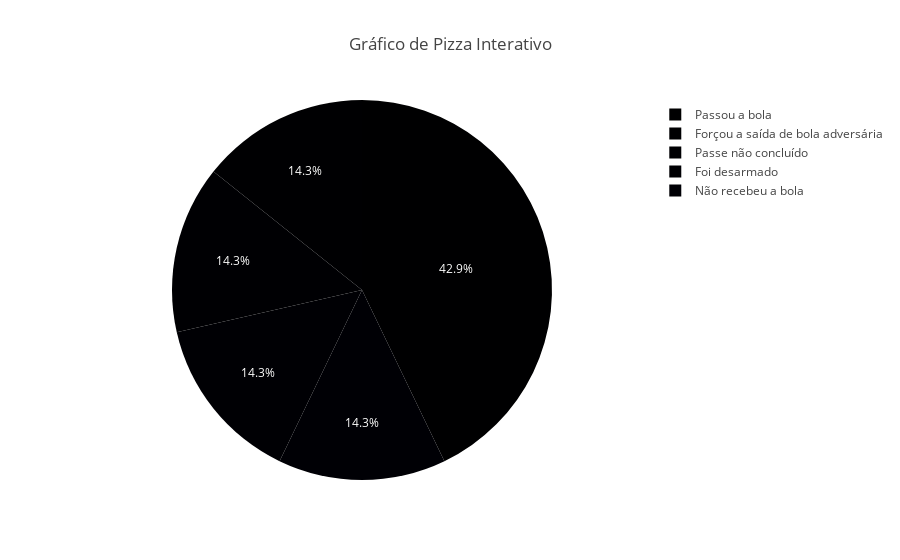

Here is the notebook cell this chart was saved with:
### Code cell
import json 
with open('dados/quebra.json', 'r') as f:
    data = json.load(f)
data = data['time']['1']['desfechos']

df = pd.DataFrame(list(data.items()), columns=['Coluna', 'Valores'])
df.head()

cores_personalizadas = ['#FF9999', '#66B2FF', '#99FF99']

    # Gráfico de pizza interativo usando Plotly Express com cores personalizadas
fig = px.pie(df, values='Valores', names='Coluna', title='Gráfico de Pizza Interativo',color_discrete_sequence=cores_personalizadas)
fig.show()

### Figure 1 — Plotly figure (JSON) as saved in the notebook; plotly's stock layout.template omitted (floating-point values rounded to 4 significant figures)
{"data": [{"domain": {"x": [0, 1], "y": [0, 1]}, "hovertemplate": "Coluna=%{label}<br>Valores=%{value}<extra></extra>", "labels": ["Forçou a saída de bola adversária", "Passe não concluído", "Passou a bola", "Foi desarmado", "Não recebeu a bola"], "legendgroup": "", "name": "", "showlegend": true, "type": "pie", "values": [1, 1, 3, 1, 1]}], "layout": {"legend": {"tracegroupgap": 0}, "title": {"text": "Gráfico de Pizza Interativo"}}}
